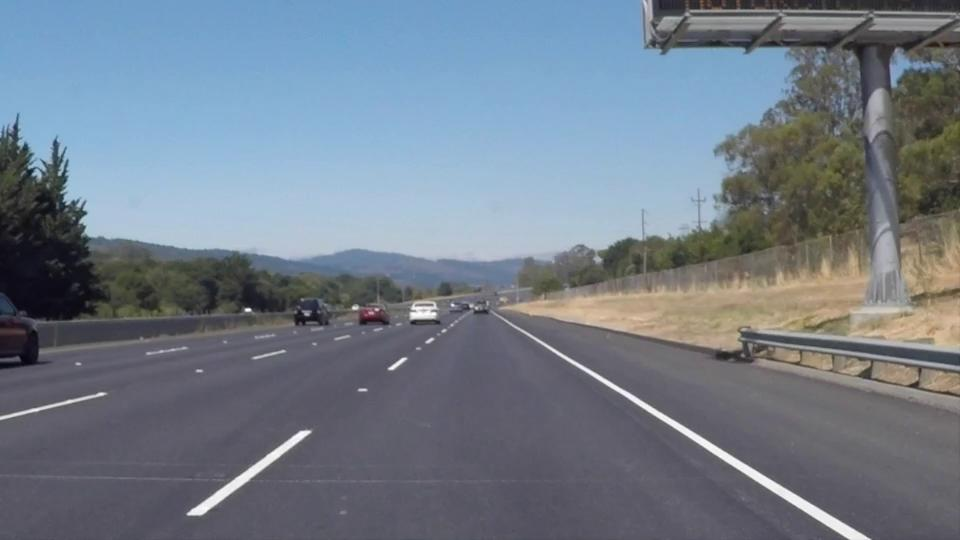
#> input picture test_video/videoFrames/1.jpg, 960 x 540 px; its folder holds 4 pictures in this run
$ python LaneDetect.py
#> lines starting #> are read from the running program, lines starting #| are printed output that depends on the picture; after the words box and inside, x2 and y2 are one past the last pixel; in counts of white or black regions, pixels touching at a corner belong together
#!/usr/bin/env python3
# -*- coding: utf-8 -*-
"""
Created on Sat Oct 28 06:24:33 2017

@author: steve
"""

#importing some useful packages
import matplotlib.pyplot as plt
import matplotlib.image as mpimg
import numpy as np
import cv2
import os


# Get all images
test_images = [mpimg.imread('test_video/videoFrames/' + i) for i in os.listdir('test_video/videoFrames/')]
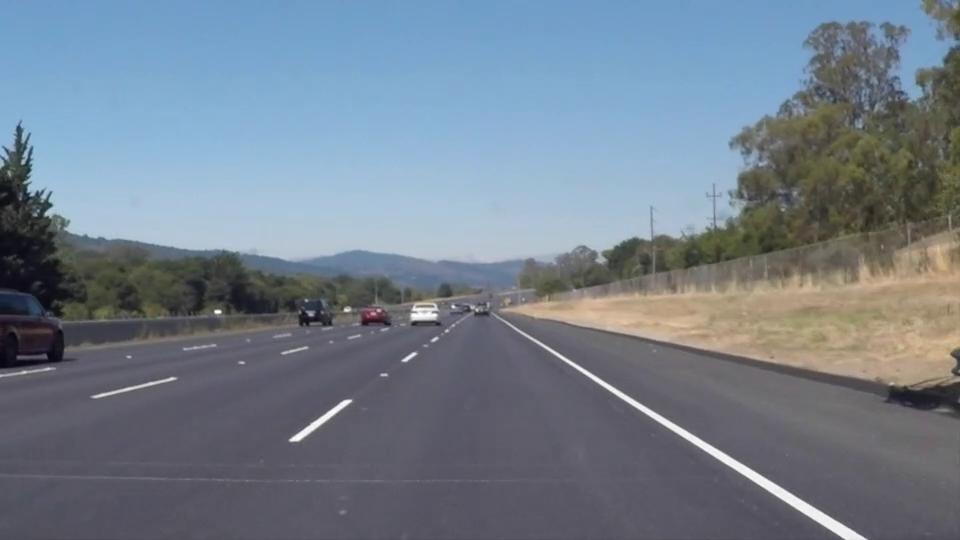
#> input picture test_video/videoFrames/10.jpg, 960 x 540 px
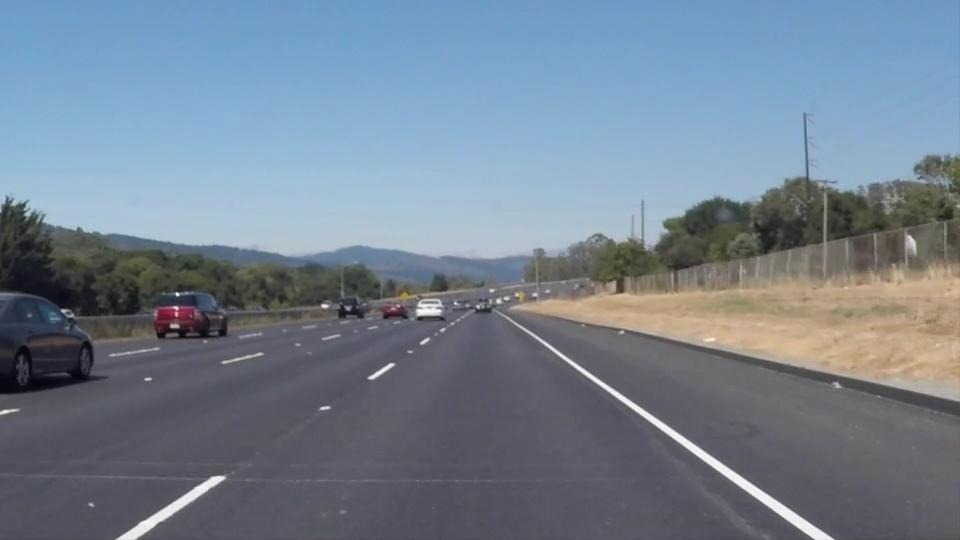
#> input picture test_video/videoFrames/100.jpg, 960 x 540 px
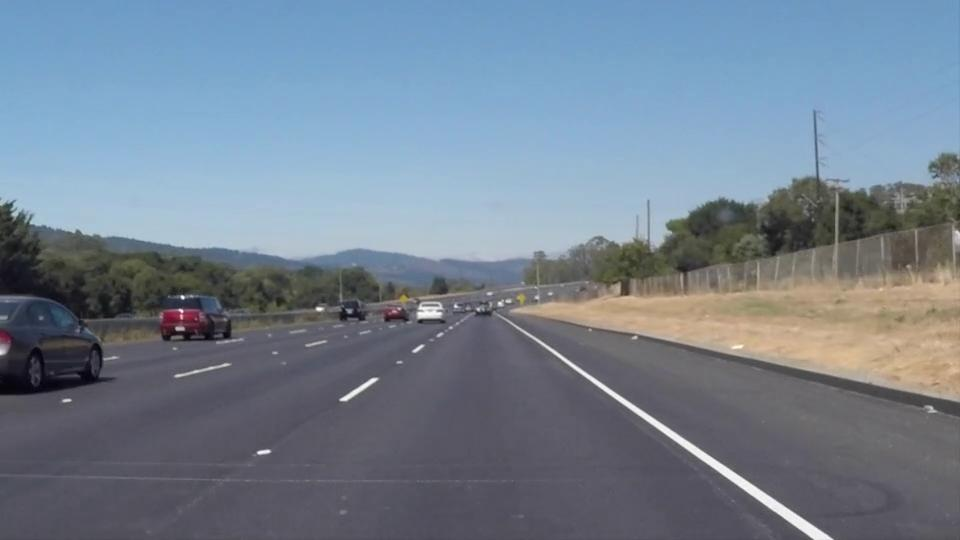
#> input picture test_video/videoFrames/103.jpg, 960 x 540 px
#> test_images = 4 items
#test_image_names = ['test_video/videoFrames/'+i for i in os.listdir('test_video/videoFrames/')]


#----------------GET IMAGE-----------------
im = test_images[0]
#> im is the input picture: shape (540, 960, 3); mean R, G, B 114.2, 124.9, 137.4
imshape = im.shape
#> imshape = (540, 960, 3)
#plt.figure(1)
#plt.imshow(im)
#plt.title(test_image_names[0])

# -------CREATE VIDEO WRITER------------------
# Define the codec and create VideoWriter object
fourcc = cv2.VideoWriter_fourcc('M','J','P','G')
videoOut = cv2.VideoWriter('output.avi',fourcc, 20.0, (im.shape[1],im.shape[0]))

for frameNum in range(1,len(test_images)-1):

    print('Frame Number: ',frameNum)
#| Frame Number:  1
    im = mpimg.imread('test_video/videoFrames/'+str(frameNum)+'.jpg')
    imshape = im.shape


    # -------------GREYSCALE IMAGE---------------
    # Grayscale one color channel
    # specify cmap = 'gray' in plt.imshow
    grayIm = cv2.cvtColor(im, cv2.COLOR_BGR2GRAY)
    #plt.figure(2)
    #plt.imshow(grayIm,cmap='gray')
    #plt.title('Greyscaled image')


    #------------GAUSSIAN SMOOTHING-----------------
    # Use low pass filter to remove noise. Will remove high freq stuff like noise and edges
    # kernel_size specifies width/height of kernel, should be positive and odd
    # Also specify stand dev in X and Y direction, give zero to calculate from kernel size
    # Can also use average, median, and bilarteral blurring techniques
    kernel_size = 9; # bigger kernel = more smoothing
    smoothedIm = cv2.GaussianBlur(grayIm, (kernel_size, kernel_size), 0)
    #plt.figure(3)
    #plt.imshow(smoothedIm,cmap='gray')
    #plt.title('Smoothed image')


    #-------------EDGE DETECTION---------------------
    # finds gradient in x,y direction, gradient direction is perpendicular to edges
    # checks pixels in gradient directions to see if they are local maximums, meaning on an edge
    # hysteresis thresholding has min and max value, edges with gradient intensity big enough are edges
    # edges that lie in bewteen are check to see if they connect to edges with intensity greater than max value, then it is considered edge
    # also assumes edges are long lines (not small pixels regions)
    minVal = 60
    maxVal = 150
    edgesIm = cv2.Canny(smoothedIm, minVal, maxVal)
#> edgesIm: shape (540, 960); 1.3% white in thin lines or dots
    # [14 lines of commented-out code are left out]
    vertices = np.array([[(0,imshape[0]),(465, 320), (475, 320), (imshape[1],imshape[0])]], dtype=np.int32)

    # defining a blank mask to start with, 0s with same shape of edgesIm
    mask = np.zeros_like(edgesIm)

    # fill pixels inside the polygon defined by vertices"with the fill color
    color = 255
    cv2.fillPoly(mask, vertices, color)
#> mask: shape (540, 960); 20.6% white; 1 white region, box (x1, y1, x2, y2) and area: (2, 320, 959, 540) 106734

    # show mask
    #plt.figure(5)
    #plt.imshow(mask,cmap='gray')
    #plt.title('Mask')

    #----------------------APPLY MASK TO IMAGE-------------------------------
    # create image only where mask and edge Detection image are the same
    maskedIm = cv2.bitwise_and(edgesIm, mask)
#> maskedIm: shape (540, 960); 0.27% white in thin lines or dots, all inside (x1, y1, x2, y2) = (186, 337, 871, 540)

    # Plot output of mask
    #plt.figure(6)
    #plt.imshow(maskedIm,cmap='gray')
    #plt.title('Masked Image')

    # Plot masked edges image
    maskedIm3Channel = cv2.cvtColor(maskedIm, cv2.COLOR_GRAY2BGR)


    #-----------------------HOUGH LINES------------------------------------
    rho = 2 # distance resolution in pixels of the Hough grid
    theta = np.pi/180 # angular resolution in radians of the Hough grid
    threshold = 45     # minimum number of votes (intersections in Hough grid cell)
    min_line_len = 40 #minimum number of pixels making up a line
    max_line_gap = 100    # maximum gap in pixels between connectable line segments
    lines = cv2.HoughLinesP(maskedIm, rho, theta, threshold, np.array([]),
                                minLineLength=min_line_len, maxLineGap=max_line_gap)
#> lines = [[618, 387, 869, 538], [695, 442, 848, 538], [235, 477, 433, 338], [200, 515, 434, 339], [605, 385, 677, 429], [186, 512, 366, 391], [604, 378, 650, 405], [564, 360, 703, 437], [187, 513, 430, 337], [614, 389, 846, 539], [199, 515, 279, 457], [609, 386, 659, 419]]
    # Draw all lines onto image
    allLines = np.zeros_like(maskedIm)
    for i in range(len(lines)):
        for x1,y1,x2,y2 in lines[i]:
            cv2.line(allLines,(x1,y1),(x2,y2),(255,255,0),2) # plot line
#> this loop made 12 passes
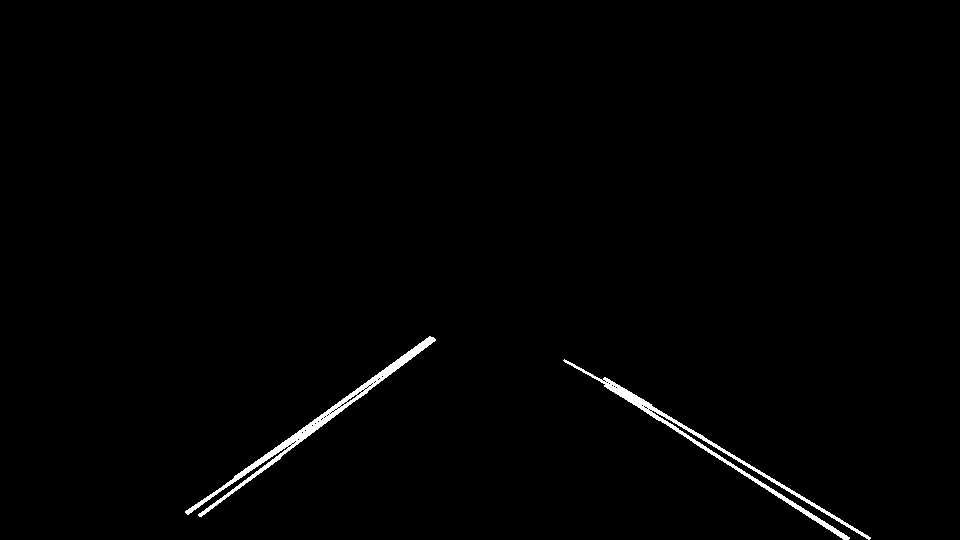
#> allLines: shape (540, 960); 0.96% white; 2 white regions, box (x1, y1, x2, y2) and area: (185, 336, 436, 517) 2550, (563, 359, 871, 540) 2449

    # Plot all lines found
    #plt.figure(7)
    #plt.imshow(allLines,cmap='gray')
    #plt.title('All Hough Lines Found')

    #-----------------------Separate Lines Intro Positive/Negative Slope--------------------------
    # Separate line segments by their slope to decide left line vs. the right line
    slopePositiveLines = [] # x1 y1 x2 y2 slope
    slopeNegativeLines = []
    yValues = []

    # Loop through all lines
    addedPos = False
    addedNeg = False
    for currentLine in lines:
        # Get points of current Line
        for x1,y1,x2,y2 in currentLine:
            lineLength = ((x2-x1)**2 + (y2-y1)**2)**.5 # get line length
            if lineLength > 30: # if line is long enough
                if x2 != x1: # dont divide by zero
                    slope = (y2-y1)/(x2-x1) # get slope line
                    if slope > 0:
                        # Check angle of line w/ xaxis. dont want vertical/horizontal lines
                        tanTheta = np.tan((abs(y2-y1))/(abs(x2-x1))) # tan(theta) value
                        ang = np.arctan(tanTheta)*180/np.pi
                        if abs(ang) < 85 and abs(ang) > 20:
                            slopeNegativeLines.append([x1,y1,x2,y2,-slope]) # add positive slope line
                            yValues.append(y1)
                            yValues.append(y2)
                            addedPos = True # note that we added a positive slope line
                    if slope < 0:
                        # Check angle of line w/ xaxis. dont want vertical/horizontal lines
                        tanTheta = np.tan((abs(y2-y1))/(abs(x2-x1))) # tan(theta) value
                        ang = np.arctan(tanTheta)*180/np.pi
                        if abs(ang) < 85 and abs(ang) > 20:
                            slopePositiveLines.append([x1,y1,x2,y2,-slope]) # add negative slope line
                            yValues.append(y1)
                            yValues.append(y2)
                            addedNeg = True # note that we added a negative slope line
#> this loop made 12 passes
#> after the loop, slopeNegativeLines = [[618, 387, 869, 538, -0.602], [695, 442, 848, 538, -0.627], [605, 385, 677, 429, -0.611], [604, 378, 650, 405, -0.587], [564, 360, 703, 437, -0.554], [614, 389, 846, 539, -0.647], [609, 386, 659, 419, -0.66]]; slopePositiveLines = [[235, 477, 433, 338, 0.702], [200, 515, 434, 339, 0.752], [186, 512, 366, 391, 0.672], [187, 513, 430, 337, 0.724], [199, 515, 279, 457, 0.725]]; yValues = [387, 538, 442, 538, 477, 338, 515, 339, 385, 429, 512, 391, 378, 405, 360, 437, 513, 337, 389, 539, 515, 457, 386, 419]


    # If we didn't get any positive lines, go though again and just add any positive slope lines
    if not addedPos:
        for currentLine in lines:
            for x1,y1,x2,y2 in currentLine:
                slope = (y2-y1)/(x2-x1)
                if slope > 0:
                    # Check angle of line w/ xaxis. dont want vertical/horizontal lines
                    tanTheta = np.tan((abs(y2-y1))/(abs(x2-x1))) # tan(theta) value
                    ang = np.arctan(tanTheta)*180/np.pi
                    if abs(ang) < 80 and abs(ang) > 15:
                        slopeNegativeLines.append([x1,y1,x2,y2,-slope])
                        yValues.append(y1)
                        yValues.append(y2)

    # If we didn't get any negative lines, go through again and just add any negative slope lines
    if not addedNeg:
        for currentLine in lines:
            for x1,y1,x2,y2 in currentLine:
                slope = (y2-y1)/(x2-x1)
                if slope < 0:
                    # Check angle of line w/ xaxis. dont want vertical/horizontal lines
                    tanTheta = np.tan((abs(y2-y1))/(abs(x2-x1))) # tan(theta) value
                    ang = np.arctan(tanTheta)*180/np.pi
                    if abs(ang) < 85 and abs(ang) > 15:
                        slopePositiveLines.append([x1,y1,x2,y2,-slope])
                        yValues.append(y1)
                        yValues.append(y2)


    if not addedPos or not addedNeg:
        print('Not enough lines found')


    #------------------------Get Positive/Negative Slope Averages-----------------------------------
    # Average position of lines and extrapolate to the top and bottom of the lane.
    positiveSlopes = np.asarray(slopePositiveLines)[:,4]
#> positiveSlopes = [0.702, 0.752, 0.672, 0.724, 0.725]
    posSlopeMedian = np.median(positiveSlopes)
#> posSlopeMedian = 0.724
    posSlopeStdDev = np.std(positiveSlopes)
#> posSlopeStdDev = 0.0267
    posSlopesGood = []
    for slope in positiveSlopes:
       # if abs(slope-posSlopeMedian) < .9:
       if abs(slope-posSlopeMedian) < posSlopeMedian*.2:
            posSlopesGood.append(slope)
#> this loop made 5 passes
#> slope on passes 1 to 5: 0.702, 0.752, 0.672, 0.724, 0.725
#> after the loop, posSlopesGood = [0.702, 0.752, 0.672, 0.724, 0.725]
    posSlopeMean = np.mean(np.asarray(posSlopesGood))
#> posSlopeMean = 0.715


    negativeSlopes = np.asarray(slopeNegativeLines)[:,4]
#> negativeSlopes = [-0.602, -0.627, -0.611, -0.587, -0.554, -0.647, -0.66]
    negSlopeMedian = np.median(negativeSlopes)
#> negSlopeMedian = -0.611
    negSlopeStdDev = np.std(negativeSlopes)
#> negSlopeStdDev = 0.0335
    negSlopesGood = []
    for slope in negativeSlopes:
        if abs(slope-negSlopeMedian) < .9:
            negSlopesGood.append(slope)
#> this loop made 7 passes
#> slope on passes 1 to 7: -0.602, -0.627, -0.611, -0.587, -0.554, -0.647, -0.66
#> after the loop, negSlopesGood has the same summary as negativeSlopes
    negSlopeMean = np.mean(np.asarray(negSlopesGood))
#> negSlopeMean = -0.613

    #--------------------------Get Average x Coord When y Coord Of Line = 0----------------------------
    # Positive Lines
    xInterceptPos = []
    for line in slopePositiveLines:
            x1 = line[0]
            y1 = im.shape[0]-line[1] # y axis is flipped
            slope = line[4]
            yIntercept = y1-slope*x1
            xIntercept = -yIntercept/slope # find x intercept based off y = mx+b
            if xIntercept == xIntercept: # checks for nan
                xInterceptPos.append(xIntercept) # add x intercept
#> this loop made 5 passes
#> (line, x1, y1, slope, yIntercept, xIntercept) on passes 1 to 5: ([235, 477, 433, 338, 0.702], 235, 63, 0.702, -102, 145.3), ([200, 515, 434, 339, 0.752], 200, 25, 0.752, -125.4, 166.8), ([186, 512, 366, 391, 0.672], 186, 28, 0.672, -97.03, 144.3), ([187, 513, 430, 337, 0.724], 187, 27, 0.724, -108.4, 149.7), ([199, 515, 279, 457, 0.725], 199, 25, 0.725, -119.3, 164.5)
#> after the loop, xInterceptPos = [145.3, 166.8, 144.3, 149.7, 164.5]

    xIntPosMed = np.median(xInterceptPos) # get median
#> xIntPosMed = 149.7
    xIntPosGood = [] # if not near median we get rid of that x point
    for line in slopePositiveLines:
            x1 = line[0]
            y1 = im.shape[0]-line[1]
            slope = line[4]
            yIntercept = y1-slope*x1
            xIntercept = -yIntercept/slope
            if abs(xIntercept-xIntPosMed) < .35*xIntPosMed: # check if near median
                xIntPosGood.append(xIntercept)
#> after the loop, xIntPosGood = [145.3, 166.8, 144.3, 149.7, 164.5]

    xInterceptPosMean = np.mean(np.asarray(xIntPosGood)) # average of good x intercepts for positive line
#> xInterceptPosMean = 154.1

    # Negative Lines
    xInterceptNeg = []
    for line in slopeNegativeLines:
        x1 = line[0]
        y1 = im.shape[0]-line[1]
        slope = line[4]
        yIntercept = y1-slope*x1
        xIntercept = -yIntercept/slope
        if xIntercept == xIntercept: # check for nan
                xInterceptNeg.append(xIntercept)
#> this loop made 7 passes
#> (line, x1, y1, slope, yIntercept, xIntercept) on passes 1 to 7: ([618, 387, 869, 538, -0.602], 618, 153, -0.602, 524.8, 872.3), ([695, 442, 848, 538, -0.627], 695, 98, -0.627, 534.1, 851.2), ([605, 385, 677, 429, -0.611], 605, 155, -0.611, 524.7, 858.6), ([604, 378, 650, 405, -0.587], 604, 162, -0.587, 516.5, 880), ([564, 360, 703, 437, -0.554], 564, 180, -0.554, 492.4, 888.9), ([614, 389, 846, 539, -0.647], 614, 151, -0.647, 548, 847.5), ([609, 386, 659, 419, -0.66], 609, 154, -0.66, 555.9, 842.3)
#> after the loop, xInterceptNeg = [872.3, 851.2, 858.6, 880, 888.9, 847.5, 842.3]

    xIntNegMed = np.median(xInterceptNeg)
#> xIntNegMed = 858.6
    xIntNegGood = []
    for line in slopeNegativeLines:
        x1 = line[0]
        y1 = im.shape[0]-line[1]
        slope = line[4]
        yIntercept = y1-slope*x1
        xIntercept = -yIntercept/slope
        if abs(xIntercept-xIntNegMed)< .35*xIntNegMed:
                xIntNegGood.append(xIntercept)
#> after the loop, xIntNegGood = [872.3, 851.2, 858.6, 880, 888.9, 847.5, 842.3]

    xInterceptNegMean = np.mean(np.asarray(xIntNegGood))
#> xInterceptNegMean = 863

    # ----------------------PLOT LANE LINES------------------------------
    # Need end points of line to draw in. Have x1,y1 (xIntercept,im.shape[1]) where
    # im.shape[1] is the bottom of the image. take y2 as some num (min/max y in the good lines?)
    # then find corresponding x

    # make new black image
    laneLines = np.zeros_like(edgesIm)
    colorLines = im.copy()

    # Positive Slope Line
    slope = posSlopeMean
#> slope = 0.715
    x1 = xInterceptPosMean
#> x1 = 154.1
    y1 = 0
    y2 = imshape[0] - (imshape[0]-imshape[0]*.35)
#> y2 = 189
    x2 = (y2-y1)/slope + x1
#> x2 = 418.4

    # Plot positive slope line
    x1 = int(round(x1))
#> x1 = 154
    x2 = int(round(x2))
#> x2 = 418
    y1 = int(round(y1))
    y2 = int(round(y2))
    cv2.line(laneLines,(x1,im.shape[0]-y1),(x2,imshape[0]-y2),(255,255,0),2) # plot line
#> laneLines: shape (540, 960); 0.2% white in thin lines or dots, all inside (x1, y1, x2, y2) = (153, 350, 420, 540)
    cv2.line(colorLines,(x1,im.shape[0]-y1),(x2,imshape[0]-y2),(0,255,0),4) # plot line on color image
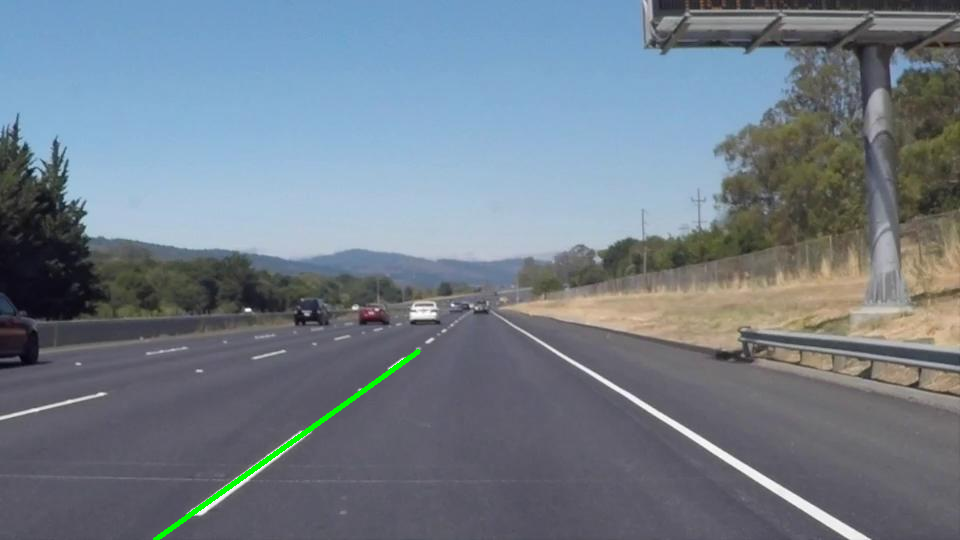
#> colorLines: shape (540, 960, 3); 0.33% of pixels changed, all inside (x1, y1, x2, y2) = (153, 349, 421, 540)

    # Negative Slope Line
    slope = negSlopeMean
#> slope = -0.613
    x1N = xInterceptNegMean
#> x1N = 863
    y1N = 0
    x2N = (y2-y1N)/slope + x1N
#> x2N = 554.4

    # Plot negative Slope Line
    x1N = int(round(x1N))
    x2N = int(round(x2N))
#> x2N = 554
    y1N = int(round(y1N))
    cv2.line(laneLines,(x1N,imshape[0]-y1N),(x2N,imshape[0]-y2),(255,255,0),2)
#> laneLines: shape (540, 960); 0.44% white; 2 white regions, box (x1, y1, x2, y2) and area: (553, 350, 865, 540) 1215, (153, 350, 420, 540) 1048
    cv2.line(colorLines,(x1N,im.shape[0]-y1N),(x2N,imshape[0]-y2),(0,255,0),4) # plot line on color iamge
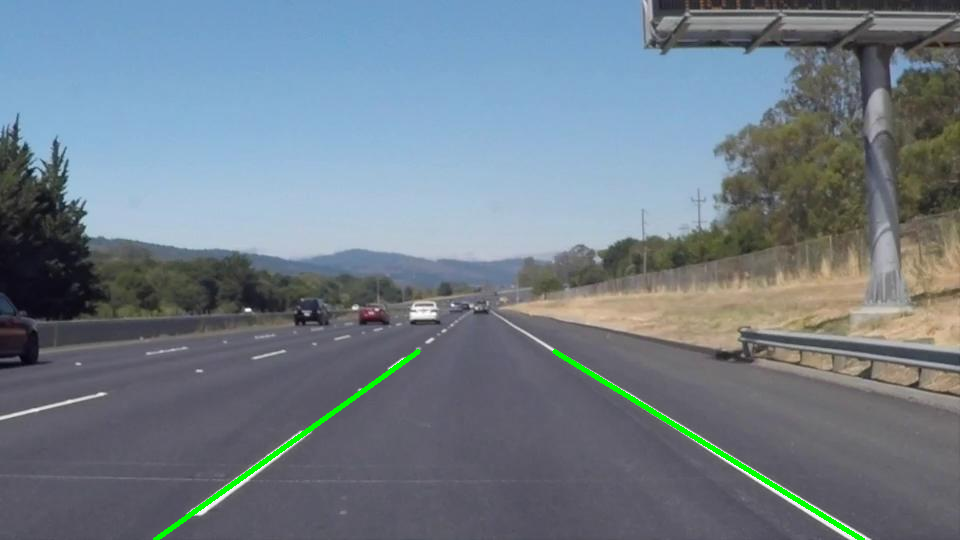
#> colorLines: shape (540, 960, 3); 0.35% of pixels changed, all inside (x1, y1, x2, y2) = (552, 349, 865, 540)

    # [12 lines of commented-out code are left out]
    laneFill = im.copy()
    vertices = np.array([[(x1,im.shape[0]-y1),(x2,im.shape[0]-y2),  (x2N,imshape[0]-y2),
                                          (x1N,imshape[0]-y1N)]], dtype=np.int32)
#> vertices = [[154, 540], [418, 351], [554, 351], [863, 540]]
    color = [241,255,1]
    cv2.fillPoly(laneFill, vertices, color)
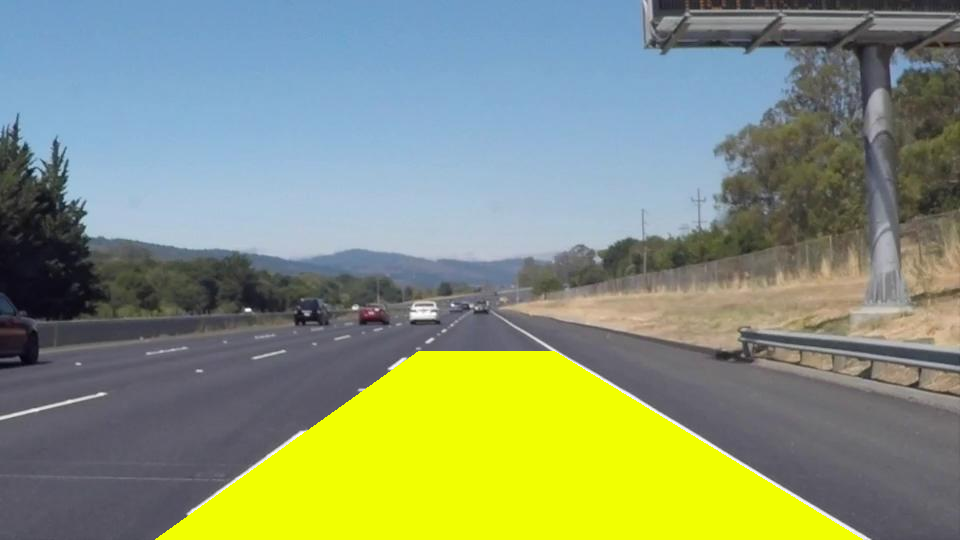
#> laneFill: shape (540, 960, 3); 15.42% of pixels changed, all inside (x1, y1, x2, y2) = (155, 351, 863, 540)
    opacity = .25
#> (the run stopped early here; a loop or call above may not have finished)
